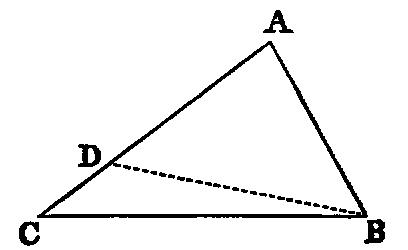
#> input picture _images/I.18.jpg, 408 x 250 px
$ python -i detect_graphics_cv.py   (imports and definitions only)
#> lines starting #> are read from the running program, lines starting #| are printed output that depends on the picture; after the words box and inside, x2 and y2 are one past the last pixel; in counts of white or black regions, pixels touching at a corner belong together
import cv2
import json
import argparse
import numpy as np
from pathlib import Path
import os

# Configuration
HEATH_DIR = Path("resources/heath")
PROPOSITIONS_DIR = HEATH_DIR / "propositions"
INDEX_PATH = HEATH_DIR / "volume_I/book_i/propositions/index.json"

def load_json(path):
    if path.exists():
        with open(path, 'r') as f:
            return json.load(f)
    return []

def detect_graphic_cv(image_path, debug=False):
    # Load image
#> called with image_path = '../../../../_images/I.18.jpg', debug = False
    img = cv2.imread(str(image_path))
#> img is the input picture: shape (250, 408, 3); min 0, max 255, mean 242.2
    if img is None:
        return {"error": "Could not load image"}

    gray = cv2.cvtColor(img, cv2.COLOR_BGR2GRAY)

    # 1. Binarize (Invert so ink is white, paper is black)
    # Otsu's thresholding
    _, binary = cv2.threshold(gray, 0, 255, cv2.THRESH_BINARY_INV + cv2.THRESH_OTSU)
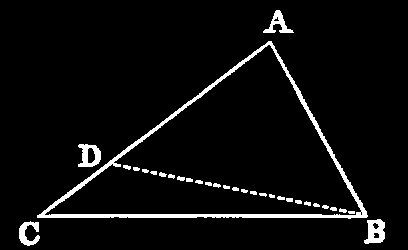
#> binary: shape (250, 408); 4.9% white; 31 white regions, largest, box (x1, y1, x2, y2) and area: (37, 41, 368, 219) 3164, (364, 219, 385, 244) 350, (78, 144, 101, 167) 317

    # 2. Remove Text (Heuristic)
    # We assume text characters are small.
    # We can use connected components analysis.

    num_labels, labels, stats, centroids = cv2.connectedComponentsWithStats(binary, connectivity=8)
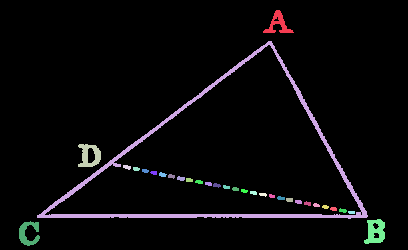
#> labels: shape (250, 408) int32; 32 distinct labels, from 0 to 31; one colour per label, 0 black
#> num_labels = 32; stats = 32 rows, first 6: [0, 0, 408, 250, 96983], [263, 10, 31, 23, 268], [37, 41, 331, 178, 3164], [78, 144, 23, 23, 317], [123, 165, 8, 5, 29], [133, 167, 7, 4, 24]; centroids = 32 pairs, first value 28.12 to 375.1, second value 23.69 to 232.9

    # stats: [x, y, width, height, area]

    # We will create a mask of "potential graphic components"
    graphics_mask = np.zeros_like(binary)

    # Heuristics for text vs graphic
    # Text characters usually have:
    # - Small height (e.g., < 50 px)
    # - Small width
    # - Small area

    # Diagram parts (like a long line) might have small height OR small width, but usually not both.
    # A circle has large width AND height.

    # Let's try filtering out "small" components.
    min_dimension = 40  # If both width and height are smaller than this, it's likely text

    # Also, we want to keep the labels (A, B, C) which are near the graphic.
    # This is tricky.

    # Alternative approach:
    # 1. Identify the "main" graphic elements (large lines, circles).
    # 2. Create a bounding box around them.
    # 3. Expand that bounding box to include nearby "small" elements (labels).

    large_components = []
    for i in range(1, num_labels): # Skip background (0)
        x = stats[i, cv2.CC_STAT_LEFT]
        y = stats[i, cv2.CC_STAT_TOP]
        w = stats[i, cv2.CC_STAT_WIDTH]
        h = stats[i, cv2.CC_STAT_HEIGHT]
        area = stats[i, cv2.CC_STAT_AREA]

        # Criteria for a "Graphic Anchor" (main lines/circles)
        # Must be reasonably large in at least one dimension
        if w > 100 or h > 100:
            large_components.append(i)
            graphics_mask[labels == i] = 255
#> this loop made 31 passes
#> (x, y, w, h, area) on passes 1 to 12: (263, 10, 31, 23, 268), (37, 41, 331, 178, 3164), (78, 144, 23, 23, 317), (123, 165, 8, 5, 29), (133, 167, 7, 4, 24), (142, 169, 7, 4, 23), (150, 171, 7, 4, 23), (159, 172, 8, 5, 28), (168, 174, 7, 5, 25), (177, 176, 8, 5, 30), (186, 178, 7, 4, 26), (195, 180, 8, 4, 26)
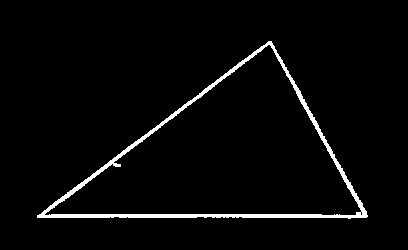
#> graphics_mask: shape (250, 408); 3.1% white; 1 white region, box (x1, y1, x2, y2) and area: (37, 41, 368, 219) 3164
#> after the loop, large_components = [2]

    # If no large components found, maybe the threshold is too high?
    if not large_components:
        return {"error": "No large graphic components found"}

    # Find the bounding box of all large components combined
    points = cv2.findNonZero(graphics_mask)
#> points = contour of 3164 points, box (x1, y1, x2, y2) (37, 41, 368, 219), area 12961
    if points is None:
         return {"error": "Mask empty"}

    rect = cv2.boundingRect(points)
#> rect = (37, 41, 331, 178)
    gx, gy, gw, gh = rect
#> gx = 37; gy = 41; gw = 331; gh = 178

    # 3. Include nearby labels
    # Now we look for small components that are close to this bounding box.
    # Expand the search region
    margin = 50
    search_x = max(0, gx - margin)
#> search_x = 0
    search_y = max(0, gy - margin)
#> search_y = 0
    search_w = gw + 2*margin
#> search_w = 431
    search_h = gh + 2*margin
#> search_h = 278
    search_rect = (search_x, search_y, search_x + search_w, search_y + search_h)
#> search_rect = (0, 0, 431, 278)

    final_mask = graphics_mask.copy()

    for i in range(1, num_labels):
        if i in large_components:
            continue

        x = stats[i, cv2.CC_STAT_LEFT]
        y = stats[i, cv2.CC_STAT_TOP]
        w = stats[i, cv2.CC_STAT_WIDTH]
        h = stats[i, cv2.CC_STAT_HEIGHT]

        # Center of component
        cx = x + w/2
        cy = y + h/2

        # Check if inside the expanded search rect
        if (search_x <= cx <= search_x + search_w) and (search_y <= cy <= search_y + search_h):
            # It's close to the graphic, likely a label
            final_mask[labels == i] = 255
#> this loop made 31 passes
#> (x, y, w, h, cx, cy) on passes 1, 3, 4, 5, 6, 7, 8, 9, 10, 11, 12, 13: (263, 10, 31, 23, 278.5, 21.5), (78, 144, 23, 23, 89.5, 155.5), (123, 165, 8, 5, 127, 167.5), (133, 167, 7, 4, 136.5, 169), (142, 169, 7, 4, 145.5, 171), (150, 171, 7, 4, 153.5, 173), (159, 172, 8, 5, 163, 174.5), (168, 174, 7, 5, 171.5, 176.5), (177, 176, 8, 5, 181, 178.5), (186, 178, 7, 4, 189.5, 180), (195, 180, 8, 4, 199, 182), (205, 182, 7, 4, 208.5, 184)

    # Recalculate bounding box
    points = cv2.findNonZero(final_mask)
#> points = contour of 5017 points, box (x1, y1, x2, y2) (19, 10, 385, 246), area 19711
    gx, gy, gw, gh = cv2.boundingRect(points)
#> gx = 19; gy = 10; gw = 366; gh = 236

    if debug:
        # Draw rectangle and save debug image
        debug_img = img.copy()
        cv2.rectangle(debug_img, (gx, gy), (gx + gw, gy + gh), (0, 0, 255), 2)
        debug_path = f"debug_{Path(image_path).name}"
        cv2.imwrite(debug_path, debug_img)
        print(f"Saved debug image to {debug_path}")

    return {
        "x_offset": int(gx),
        "y_offset": int(gy),
        "crop_box": [int(gw), int(gh)]
    }

def run_test():
    print("Running OpenCV Graphic Detection Test")
    propositions = load_json(INDEX_PATH)
    prop_map = {p['id']: p for p in propositions}

    target_props = ["I.1", "I.2", "I.3"]

    for prop_id in target_props:
        print(f"\nProcessing {prop_id}...")
        prop_data = prop_map.get(prop_id)

        # Ground Truth
        gt_graphics = prop_data.get('graphics', [{}])[0]
        print(f"  Ground Truth: {gt_graphics}")

        image_path = PROPOSITIONS_DIR / f"{prop_id}.png"
        if not image_path.exists():
            print("  Image not found")
            continue

        result = detect_graphic_cv(image_path, debug=True)
        print(f"  CV Detected:  {result}")

        if "error" not in result:
            gt_x = gt_graphics.get('x_offset', 0)
            gt_y = gt_graphics.get('y_offset', 0)
            gt_w, gt_h = gt_graphics.get('crop_box', [0, 0])

            d_x = result['x_offset'] - gt_x
            d_y = result['y_offset'] - gt_y
            d_w = result['crop_box'][0] - gt_w
            d_h = result['crop_box'][1] - gt_h

            print(f"  Diff (CV - GT): x={d_x:+d}, y={d_y:+d}, w={d_w:+d}, h={d_h:+d}")

# [2 lines not run here, left out]

>>> result = detect_graphic_cv('../../../../_images/I.18.jpg')
#> result = {'x_offset': 19, 'y_offset': 10, 'crop_box': [366, 236]}

$ run again, on _images/I.35.jpg
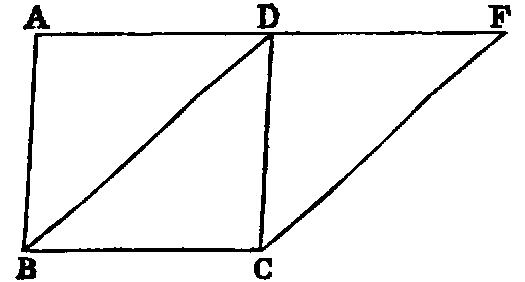
#> input picture _images/I.35.jpg, 525 x 282 px
#> in detect_graphic_cv, img is the input picture: shape (282, 525, 3); min 0, max 255, mean 240.8
#> binary: shape (282, 525); 5.5% white; 6 white regions, box (x1, y1, x2, y2) and area: (21, 31, 508, 253) 6702, (257, 3, 280, 29) 334, (15, 257, 37, 280) 325, (23, 5, 50, 30) 316, (488, 5, 511, 28) 282, (254, 258, 272, 280) 216
#> in detect_graphic_cv, `num_labels, labels, stats, centroids = cv2.connectedComponentsWithStat..`:
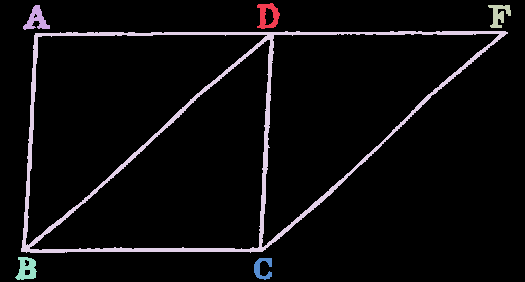
#> labels: shape (282, 525) int32; 7 distinct labels, from 0 to 6; one colour per label, 0 black
#> num_labels = 7; stats = [[0, 0, 525, 282, 139875], [257, 3, 23, 26, 334], [23, 5, 27, 25, 316], [488, 5, 23, 23, 282], [21, 31, 487, 222, 6702], [15, 257, 22, 23, 325], [254, 258, 18, 22, 216]]; centroids = [[264.7, 141.2], [267.7, 15.29], [36.02, 19.18], [498.8, 14.26], [217.7, 132.1], [26.24, 268.5], [262.2, 267.9]]
#> the loop in detect_graphic_cv, `for i in range(1, num_labels):` made 6 passes
#> after the loop in detect_graphic_cv, `for i in range(1, num_labels):`:
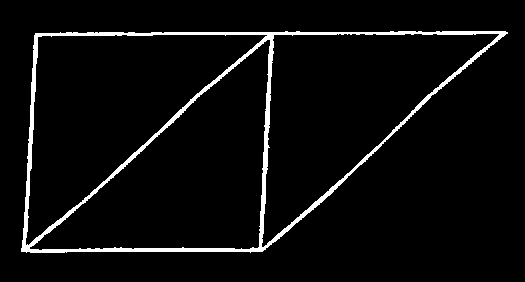
#> graphics_mask: shape (282, 525); 4.5% white; 1 white region, box (x1, y1, x2, y2) and area: (21, 31, 508, 253) 6702
#> after the loop in detect_graphic_cv, `for i in range(1, num_labels):`: large_components = [4]
#> in detect_graphic_cv, `points = cv2.findNonZero(graphics_mask)`: points = contour of 6702 points, box (x1, y1, x2, y2) (21, 31, 508, 253), area 13432
#> rect = (21, 31, 487, 222)
#> in detect_graphic_cv, `gx, gy, gw, gh = rect`: gx = 21; gy = 31; gw = 487; gh = 222
#> search_x = 0
#> search_w = 587
#> search_h = 322
#> search_rect = (0, 0, 587, 322)
#> the loop in detect_graphic_cv, `for i in range(1, num_labels):` made 6 passes
#> (x, y, w, h, cx, cy) on passes 1, 2, 3, 5, 6: (257, 3, 23, 26, 268.5, 16), (23, 5, 27, 25, 36.5, 17.5), (488, 5, 23, 23, 499.5, 16.5), (15, 257, 22, 23, 26, 268.5), (254, 258, 18, 22, 263, 269)
#> in detect_graphic_cv, `points = cv2.findNonZero(final_mask)`: points = contour of 8175 points, box (x1, y1, x2, y2) (15, 3, 511, 280), area 17422
#> in detect_graphic_cv, `gx, gy, gw, gh = cv2.boundingRect(points)`: gx = 15; gy = 3; gw = 496; gh = 277
#> result = {'x_offset': 15, 'y_offset': 3, 'crop_box': [496, 277]}

$ run again, on _images/I.46.jpg
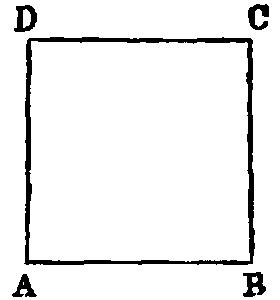
#> input picture _images/I.46.jpg, 280 x 300 px
#> in detect_graphic_cv, img is the input picture: shape (300, 280, 3); min 0, max 255, mean 238.9
#> binary: shape (300, 280); 6.3% white; 5 white regions, box (x1, y1, x2, y2) and area: (24, 37, 255, 265) 4003, (14, 5, 37, 32) 350, (243, 272, 266, 297) 339, (248, 4, 269, 30) 318, (12, 274, 37, 297) 264
#> in detect_graphic_cv, `num_labels, labels, stats, centroids = cv2.connectedComponentsWithStat..`:
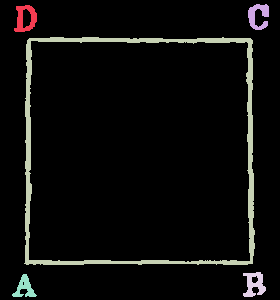
#> labels: shape (300, 280) int32; 6 distinct labels, from 0 to 5; one colour per label, 0 black
#> num_labels = 6; stats = [[0, 0, 280, 300, 78726], [14, 5, 23, 27, 350], [248, 4, 21, 26, 318], [24, 37, 231, 228, 4003], [243, 272, 23, 25, 339], [12, 274, 25, 23, 264]]; centroids = [[139.4, 149.7], [25.09, 18.21], [257.9, 15.52], [140.1, 146.8], [254, 284], [24.2, 287.4]]
#> the loop in detect_graphic_cv, `for i in range(1, num_labels):` made 5 passes
#> after the loop in detect_graphic_cv, `for i in range(1, num_labels):`:
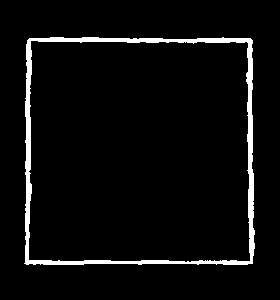
#> graphics_mask: shape (300, 280); 4.8% white; 1 white region, box (x1, y1, x2, y2) and area: (24, 37, 255, 265) 4003
#> after the loop in detect_graphic_cv, `for i in range(1, num_labels):`: large_components = [3]
#> in detect_graphic_cv, `points = cv2.findNonZero(graphics_mask)`: points = contour of 4003 points, box (x1, y1, x2, y2) (24, 37, 255, 265), area 2186
#> rect = (24, 37, 231, 228)
#> in detect_graphic_cv, `gx, gy, gw, gh = rect`: gx = 24; gy = 37; gw = 231; gh = 228
#> search_x = 0
#> search_w = 331
#> search_h = 328
#> search_rect = (0, 0, 331, 328)
#> the loop in detect_graphic_cv, `for i in range(1, num_labels):` made 5 passes
#> (x, y, w, h, cx, cy) on passes 1, 2, 4, 5: (14, 5, 23, 27, 25.5, 18.5), (248, 4, 21, 26, 258.5, 17), (243, 272, 23, 25, 254.5, 284.5), (12, 274, 25, 23, 24.5, 285.5)
#> in detect_graphic_cv, `points = cv2.findNonZero(final_mask)`: points = contour of 5274 points, box (x1, y1, x2, y2) (12, 4, 269, 297), area 33250
#> in detect_graphic_cv, `gx, gy, gw, gh = cv2.boundingRect(points)`: gx = 12; gy = 4; gw = 257; gh = 293
#> result = {'x_offset': 12, 'y_offset': 4, 'crop_box': [257, 293]}

$ run again, on _images/I.5.jpg
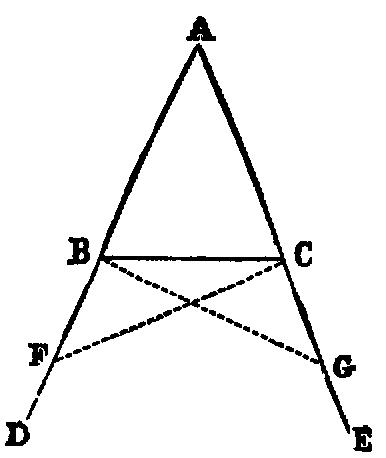
#> input picture _images/I.5.jpg, 386 x 458 px
#> in detect_graphic_cv, img is the input picture: shape (458, 386, 3); min 0, max 255, mean 241.2
#> binary: shape (458, 386); 5.4% white; 36 white regions, largest, box (x1, y1, x2, y2) and area: (37, 43, 350, 434) 5344, (186, 16, 216, 41) 425, (67, 237, 90, 265) 424
#> in detect_graphic_cv, `num_labels, labels, stats, centroids = cv2.connectedComponentsWithStat..`:
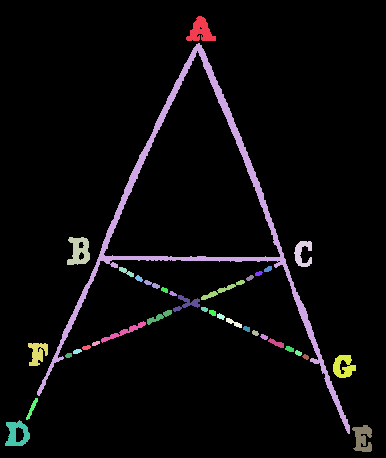
#> labels: shape (458, 386) int32; 37 distinct labels, from 0 to 36; one colour per label, 0 black
#> num_labels = 37; stats = 37 rows, first 6: [0, 0, 386, 458, 167286], [186, 16, 30, 25, 425], [37, 43, 313, 391, 5344], [67, 237, 23, 28, 424], [294, 241, 18, 26, 270], [119, 267, 15, 10, 67]; centroids = 37 pairs, first value 16.58 to 362.4, second value 30.74 to 438
#> the loop in detect_graphic_cv, `for i in range(1, num_labels):` made 36 passes
#> (x, y, w, h, area) on passes 1 to 8: (186, 16, 30, 25, 425), (37, 43, 313, 391, 5344), (67, 237, 23, 28, 424), (294, 241, 18, 26, 270), (119, 267, 15, 10, 67), (264, 266, 8, 6, 36), (255, 271, 8, 5, 29), (135, 275, 8, 7, 35)
#> after the loop in detect_graphic_cv, `for i in range(1, num_labels):`:
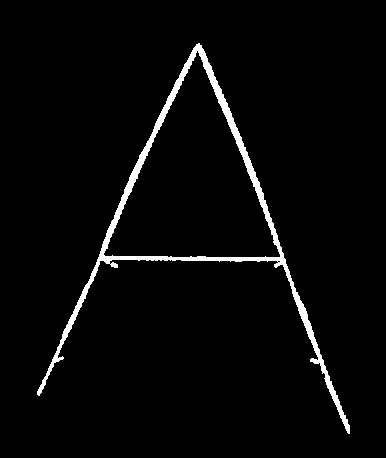
#> graphics_mask: shape (458, 386); 3% white; 1 white region, box (x1, y1, x2, y2) and area: (37, 43, 350, 434) 5344
#> after the loop in detect_graphic_cv, `for i in range(1, num_labels):`: large_components = [2]
#> in detect_graphic_cv, `points = cv2.findNonZero(graphics_mask)`: points = contour of 5344 points, box (x1, y1, x2, y2) (37, 43, 350, 434), area 26234
#> rect = (37, 43, 313, 391)
#> in detect_graphic_cv, `gx, gy, gw, gh = rect`: gx = 37; gy = 43; gw = 313; gh = 391
#> search_x = 0
#> search_w = 413
#> search_h = 491
#> search_rect = (0, 0, 413, 491)
#> the loop in detect_graphic_cv, `for i in range(1, num_labels):` made 36 passes
#> (x, y, w, h, cx, cy) on passes 1, 3, 4, 5, 6, 7, 8, 9: (186, 16, 30, 25, 201, 28.5), (67, 237, 23, 28, 78.5, 251), (294, 241, 18, 26, 303, 254), (119, 267, 15, 10, 126.5, 272), (264, 266, 8, 6, 268, 269), (255, 271, 8, 5, 259, 273.5), (135, 275, 8, 7, 139, 278.5), (246, 275, 8, 6, 250, 278)
#> in detect_graphic_cv, `points = cv2.findNonZero(final_mask)`: points = contour of 9502 points, box (x1, y1, x2, y2) (5, 16, 372, 452), area 38944
#> in detect_graphic_cv, `gx, gy, gw, gh = cv2.boundingRect(points)`: gx = 5; gy = 16; gw = 367; gh = 436
#> result = {'x_offset': 5, 'y_offset': 16, 'crop_box': [367, 436]}
